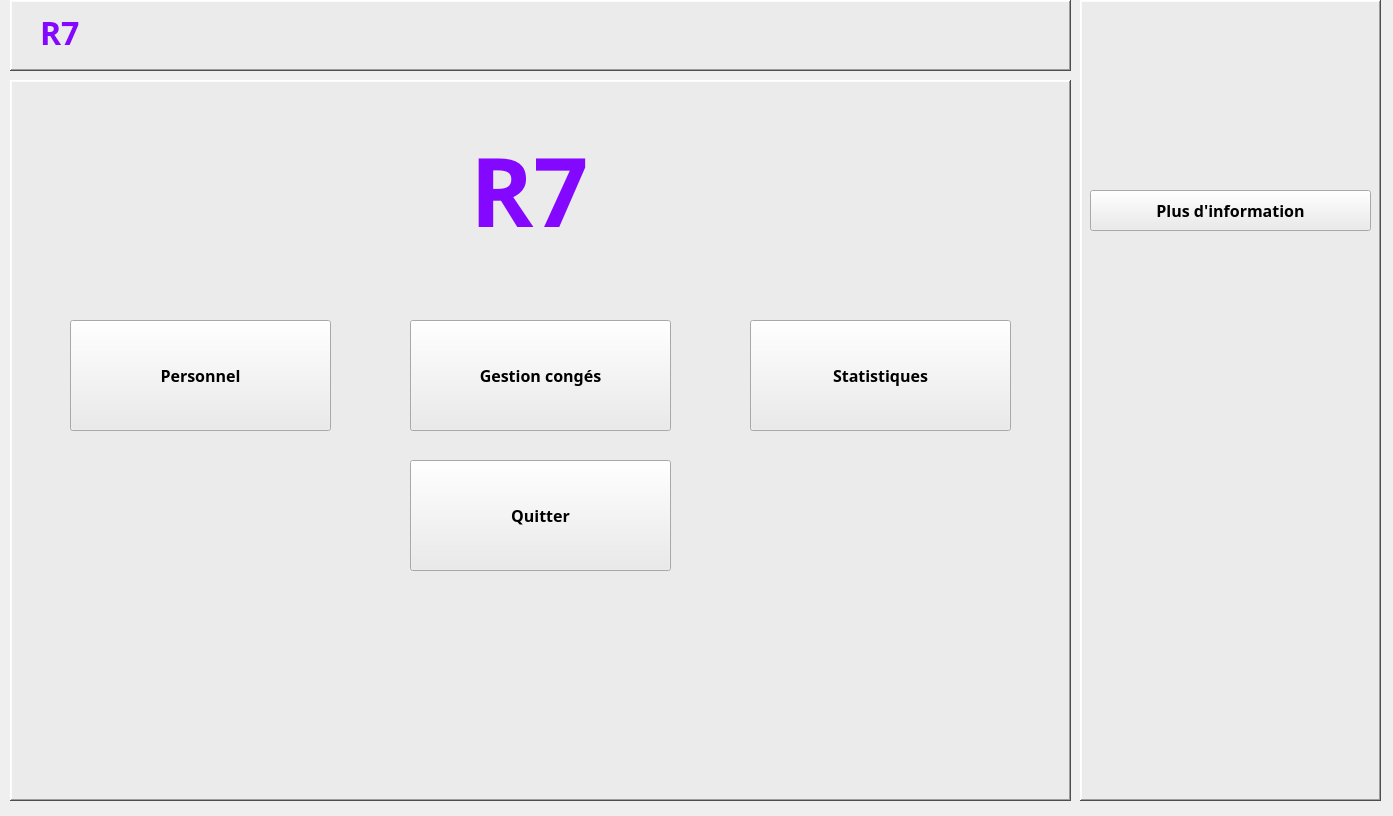
<?xml version="1.0" encoding="UTF-8"?>
<ui version="4.0">
 <class>MenuPrincipale</class>
 <widget class="QWidget" name="MenuPrincipale">
  <property name="geometry">
   <rect>
    <x>0</x>
    <y>0</y>
    <width>1393</width>
    <height>816</height>
   </rect>
  </property>
  <property name="windowTitle">
   <string>Form</string>
  </property>
  <widget class="QFrame" name="frame_side">
   <property name="geometry">
    <rect>
     <x>1080</x>
     <y>0</y>
     <width>301</width>
     <height>801</height>
    </rect>
   </property>
   <property name="font">
    <font>
     <family>Corbel</family>
     <pointsize>12</pointsize>
     <weight>75</weight>
     <bold>true</bold>
    </font>
   </property>
   <property name="styleSheet">
    <string notr="true">background-color: rgb(235, 235, 235);</string>
   </property>
   <property name="frameShape">
    <enum>QFrame::WinPanel</enum>
   </property>
   <property name="frameShadow">
    <enum>QFrame::Raised</enum>
   </property>
   <widget class="QLabel" name="label_13">
    <property name="geometry">
     <rect>
      <x>20</x>
      <y>660</y>
      <width>241</width>
      <height>131</height>
     </rect>
    </property>
    <property name="text">
     <string/>
    </property>
    <property name="pixmap">
     <pixmap>images/XGEOSOFT LOGO.png</pixmap>
    </property>
    <property name="scaledContents">
     <bool>true</bool>
    </property>
   </widget>
   <widget class="QPushButton" name="pushButton_plusinfo">
    <property name="geometry">
     <rect>
      <x>10</x>
      <y>190</y>
      <width>281</width>
      <height>41</height>
     </rect>
    </property>
    <property name="font">
     <font>
      <family>Corbel</family>
      <pointsize>12</pointsize>
      <weight>75</weight>
      <bold>true</bold>
     </font>
    </property>
    <property name="text">
     <string>Plus d'information</string>
    </property>
   </widget>
   <widget class="QLabel" name="label_14">
    <property name="geometry">
     <rect>
      <x>10</x>
      <y>30</y>
      <width>281</width>
      <height>151</height>
     </rect>
    </property>
    <property name="text">
     <string/>
    </property>
    <property name="pixmap">
     <pixmap>images/logos/XGEOSOFT.png</pixmap>
    </property>
    <property name="scaledContents">
     <bool>true</bool>
    </property>
   </widget>
  </widget>
  <widget class="QFrame" name="frame_top">
   <property name="geometry">
    <rect>
     <x>10</x>
     <y>0</y>
     <width>1061</width>
     <height>71</height>
    </rect>
   </property>
   <property name="font">
    <font>
     <family>Corbel</family>
     <pointsize>24</pointsize>
     <weight>75</weight>
     <bold>true</bold>
    </font>
   </property>
   <property name="styleSheet">
    <string notr="true">background-color: rgb(235, 235, 235);</string>
   </property>
   <property name="frameShape">
    <enum>QFrame::WinPanel</enum>
   </property>
   <property name="frameShadow">
    <enum>QFrame::Raised</enum>
   </property>
   <widget class="QLabel" name="label">
    <property name="geometry">
     <rect>
      <x>30</x>
      <y>10</y>
      <width>261</width>
      <height>41</height>
     </rect>
    </property>
    <property name="font">
     <font>
      <family>Corbel</family>
      <pointsize>24</pointsize>
      <weight>75</weight>
      <bold>true</bold>
     </font>
    </property>
    <property name="focusPolicy">
     <enum>Qt::StrongFocus</enum>
    </property>
    <property name="styleSheet">
     <string notr="true">color: rgb(132, 8, 255);</string>
    </property>
    <property name="text">
     <string>R7</string>
    </property>
   </widget>
  </widget>
  <widget class="QFrame" name="frame_body">
   <property name="geometry">
    <rect>
     <x>10</x>
     <y>80</y>
     <width>1061</width>
     <height>721</height>
    </rect>
   </property>
   <property name="font">
    <font>
     <family>Corbel</family>
     <pointsize>12</pointsize>
     <weight>75</weight>
     <bold>true</bold>
    </font>
   </property>
   <property name="styleSheet">
    <string notr="true">background-color: rgb(235, 235, 235);</string>
   </property>
   <property name="frameShape">
    <enum>QFrame::WinPanel</enum>
   </property>
   <property name="frameShadow">
    <enum>QFrame::Raised</enum>
   </property>
   <widget class="QPushButton" name="pushButton_ouvrir_personnel">
    <property name="geometry">
     <rect>
      <x>60</x>
      <y>240</y>
      <width>261</width>
      <height>111</height>
     </rect>
    </property>
    <property name="font">
     <font>
      <family>Corbel</family>
      <pointsize>12</pointsize>
      <weight>75</weight>
      <bold>true</bold>
     </font>
    </property>
    <property name="text">
     <string>Personnel</string>
    </property>
    <property name="icon">
     <iconset>
      <normaloff>../images/icones/AjouterPersonnel.jpeg</normaloff>../images/icones/AjouterPersonnel.jpeg</iconset>
    </property>
    <property name="iconSize">
     <size>
      <width>100</width>
      <height>100</height>
     </size>
    </property>
   </widget>
   <widget class="QPushButton" name="pushButton_ouvrir_conge">
    <property name="geometry">
     <rect>
      <x>400</x>
      <y>240</y>
      <width>261</width>
      <height>111</height>
     </rect>
    </property>
    <property name="font">
     <font>
      <family>Corbel</family>
      <pointsize>12</pointsize>
      <weight>75</weight>
      <bold>true</bold>
     </font>
    </property>
    <property name="text">
     <string>Gestion congés</string>
    </property>
    <property name="icon">
     <iconset>
      <normaloff>../images/icones/Congés.jpeg</normaloff>../images/icones/Congés.jpeg</iconset>
    </property>
    <property name="iconSize">
     <size>
      <width>100</width>
      <height>100</height>
     </size>
    </property>
   </widget>
   <widget class="QPushButton" name="pushButton_statistique">
    <property name="geometry">
     <rect>
      <x>740</x>
      <y>240</y>
      <width>261</width>
      <height>111</height>
     </rect>
    </property>
    <property name="font">
     <font>
      <family>Corbel</family>
      <pointsize>12</pointsize>
      <weight>75</weight>
      <bold>true</bold>
     </font>
    </property>
    <property name="text">
     <string>Statistiques</string>
    </property>
    <property name="icon">
     <iconset>
      <normaloff>../images/icones/estion des statistiques.jpeg</normaloff>../images/icones/estion des statistiques.jpeg</iconset>
    </property>
    <property name="iconSize">
     <size>
      <width>100</width>
      <height>100</height>
     </size>
    </property>
   </widget>
   <widget class="QLabel" name="label_2">
    <property name="geometry">
     <rect>
      <x>460</x>
      <y>40</y>
      <width>151</width>
      <height>141</height>
     </rect>
    </property>
    <property name="font">
     <font>
      <family>Corbel</family>
      <pointsize>72</pointsize>
      <weight>75</weight>
      <bold>true</bold>
     </font>
    </property>
    <property name="focusPolicy">
     <enum>Qt::StrongFocus</enum>
    </property>
    <property name="layoutDirection">
     <enum>Qt::RightToLeft</enum>
    </property>
    <property name="styleSheet">
     <string notr="true">color: rgb(132, 8, 255);</string>
    </property>
    <property name="text">
     <string>R7</string>
    </property>
   </widget>
   <widget class="QPushButton" name="pushButton_quitter">
    <property name="geometry">
     <rect>
      <x>400</x>
      <y>380</y>
      <width>261</width>
      <height>111</height>
     </rect>
    </property>
    <property name="font">
     <font>
      <family>Corbel</family>
      <pointsize>12</pointsize>
      <weight>75</weight>
      <bold>true</bold>
     </font>
    </property>
    <property name="text">
     <string>Quitter</string>
    </property>
    <property name="icon">
     <iconset>
      <normaloff>images/icones/Gestioncarriere.jpeg</normaloff>images/icones/Gestioncarriere.jpeg</iconset>
    </property>
    <property name="iconSize">
     <size>
      <width>50</width>
      <height>50</height>
     </size>
    </property>
   </widget>
  </widget>
 </widget>
 <resources/>
 <connections/>
</ui>
